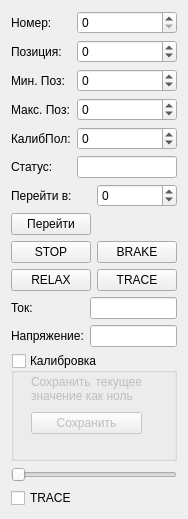
<?xml version="1.0" encoding="UTF-8"?>
<ui version="4.0">
 <class>DriverControllerWidget</class>
 <widget class="QWidget" name="DriverControllerWidget">
  <property name="geometry">
   <rect>
    <x>0</x>
    <y>0</y>
    <width>188</width>
    <height>519</height>
   </rect>
  </property>
  <property name="windowTitle">
   <string>Form</string>
  </property>
  <layout class="QGridLayout" name="gridLayout_5">
   <item row="0" column="0">
    <layout class="QGridLayout" name="gridLayout_2">
     <item row="0" column="0">
      <widget class="QLabel" name="label">
       <property name="text">
        <string>Номер:</string>
       </property>
      </widget>
     </item>
     <item row="0" column="1">
      <widget class="QSpinBox" name="spinNumber"/>
     </item>
     <item row="1" column="0">
      <widget class="QLabel" name="label_2">
       <property name="text">
        <string>Позиция:</string>
       </property>
      </widget>
     </item>
     <item row="1" column="1">
      <widget class="QSpinBox" name="spinPosition">
       <property name="minimum">
        <number>-100000</number>
       </property>
       <property name="maximum">
        <number>100000</number>
       </property>
      </widget>
     </item>
     <item row="2" column="0">
      <widget class="QLabel" name="label_3">
       <property name="text">
        <string>Мин. Поз:</string>
       </property>
      </widget>
     </item>
     <item row="2" column="1">
      <widget class="QSpinBox" name="spinMinPos">
       <property name="minimum">
        <number>-100000</number>
       </property>
       <property name="maximum">
        <number>100000</number>
       </property>
      </widget>
     </item>
     <item row="3" column="0">
      <widget class="QLabel" name="label_4">
       <property name="text">
        <string>Макс. Поз:</string>
       </property>
      </widget>
     </item>
     <item row="3" column="1">
      <widget class="QSpinBox" name="spinMaxPos">
       <property name="minimum">
        <number>-100000</number>
       </property>
       <property name="maximum">
        <number>100000</number>
       </property>
      </widget>
     </item>
     <item row="4" column="0">
      <widget class="QLabel" name="label_5">
       <property name="text">
        <string>КалибПол:</string>
       </property>
      </widget>
     </item>
     <item row="4" column="1">
      <widget class="QSpinBox" name="spinIlim">
       <property name="minimum">
        <number>-100000</number>
       </property>
       <property name="maximum">
        <number>100000</number>
       </property>
      </widget>
     </item>
     <item row="5" column="0">
      <widget class="QLabel" name="label_6">
       <property name="text">
        <string>Статус:</string>
       </property>
      </widget>
     </item>
     <item row="5" column="1">
      <widget class="QLineEdit" name="lineStatus">
       <property name="readOnly">
        <bool>true</bool>
       </property>
      </widget>
     </item>
    </layout>
   </item>
   <item row="1" column="0">
    <layout class="QGridLayout" name="gridLayout_4">
     <item row="1" column="0">
      <widget class="QPushButton" name="ButtonPosSet">
       <property name="text">
        <string>Перейти</string>
       </property>
      </widget>
     </item>
     <item row="0" column="0">
      <widget class="QLabel" name="label_7">
       <property name="text">
        <string>Перейти в:</string>
       </property>
      </widget>
     </item>
     <item row="0" column="1">
      <widget class="QSpinBox" name="spinPosSet">
       <property name="minimum">
        <number>-100000</number>
       </property>
       <property name="maximum">
        <number>100000</number>
       </property>
      </widget>
     </item>
    </layout>
   </item>
   <item row="2" column="0">
    <layout class="QGridLayout" name="gridLayout_3">
     <item row="0" column="0">
      <widget class="QPushButton" name="ButtonSTOP">
       <property name="text">
        <string>STOP</string>
       </property>
      </widget>
     </item>
     <item row="0" column="1">
      <widget class="QPushButton" name="ButtonBRAKE">
       <property name="text">
        <string>BRAKE</string>
       </property>
      </widget>
     </item>
     <item row="1" column="0">
      <widget class="QPushButton" name="ButtonRELAX">
       <property name="text">
        <string>RELAX</string>
       </property>
      </widget>
     </item>
     <item row="1" column="1">
      <widget class="QPushButton" name="ButtonTRACE">
       <property name="text">
        <string>TRACE</string>
       </property>
      </widget>
     </item>
    </layout>
   </item>
   <item row="3" column="0">
    <layout class="QVBoxLayout" name="verticalLayout_2">
     <item>
      <layout class="QGridLayout" name="gridLayout">
       <item row="0" column="0">
        <widget class="QLabel" name="label_8">
         <property name="text">
          <string>Ток:</string>
         </property>
        </widget>
       </item>
       <item row="0" column="1">
        <widget class="QLineEdit" name="lineStatusI">
         <property name="readOnly">
          <bool>true</bool>
         </property>
        </widget>
       </item>
       <item row="1" column="0">
        <widget class="QLabel" name="label_9">
         <property name="text">
          <string>Напряжение:</string>
         </property>
        </widget>
       </item>
       <item row="1" column="1">
        <widget class="QLineEdit" name="lineStatusU">
         <property name="readOnly">
          <bool>true</bool>
         </property>
        </widget>
       </item>
      </layout>
     </item>
     <item>
      <widget class="QGroupBox" name="groupBoxCalibration">
       <property name="enabled">
        <bool>true</bool>
       </property>
       <property name="sizePolicy">
        <sizepolicy hsizetype="Expanding" vsizetype="Expanding">
         <horstretch>0</horstretch>
         <verstretch>0</verstretch>
        </sizepolicy>
       </property>
       <property name="title">
        <string>Калибровка</string>
       </property>
       <property name="checkable">
        <bool>true</bool>
       </property>
       <property name="checked">
        <bool>false</bool>
       </property>
       <widget class="QWidget" name="layoutWidget">
        <property name="geometry">
         <rect>
          <x>20</x>
          <y>20</y>
          <width>111</width>
          <height>61</height>
         </rect>
        </property>
        <layout class="QVBoxLayout" name="verticalLayout">
         <item>
          <widget class="QLabel" name="label_10">
           <property name="text">
            <string>&lt;html&gt;&lt;head/&gt;&lt;body&gt;&lt;p align=&quot;justify&quot;&gt;Сохранить текущее значение как ноль&lt;/p&gt;&lt;/body&gt;&lt;/html&gt;</string>
           </property>
           <property name="scaledContents">
            <bool>false</bool>
           </property>
           <property name="wordWrap">
            <bool>true</bool>
           </property>
          </widget>
         </item>
         <item>
          <widget class="QPushButton" name="ButtonSaveZero">
           <property name="text">
            <string>Сохранить</string>
           </property>
          </widget>
         </item>
        </layout>
       </widget>
      </widget>
     </item>
    </layout>
   </item>
   <item row="4" column="0">
    <layout class="QVBoxLayout" name="verticalLayout_3">
     <item>
      <widget class="QSlider" name="SliderPosition">
       <property name="orientation">
        <enum>Qt::Horizontal</enum>
       </property>
      </widget>
     </item>
     <item>
      <widget class="QCheckBox" name="checkBoxTrace">
       <property name="text">
        <string>TRACE</string>
       </property>
      </widget>
     </item>
    </layout>
   </item>
  </layout>
 </widget>
 <resources/>
 <connections/>
</ui>
